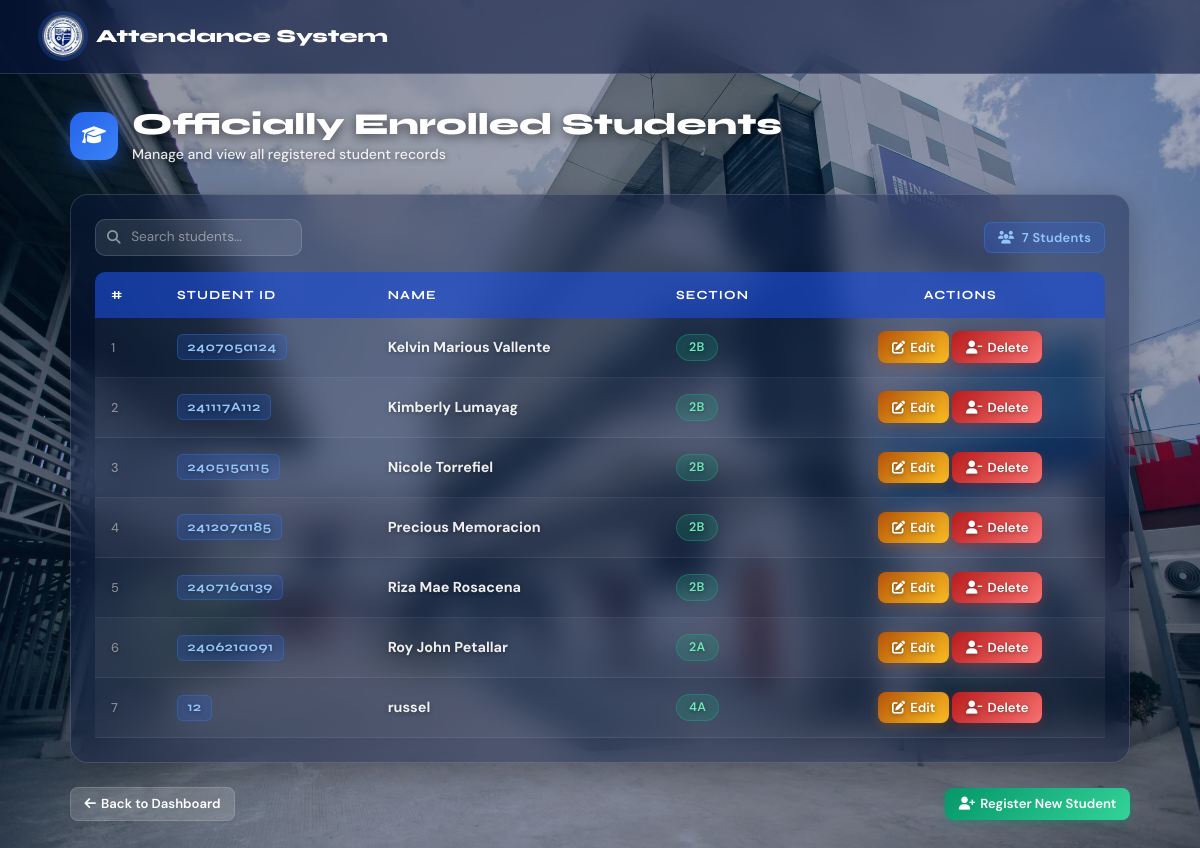
The app's page /admin/students.php (signed in) with its own data.
### tables this page shows
CREATE TABLE `students` (
  `id` int(11) NOT NULL,
  `student_id` varchar(50) DEFAULT NULL,
  `name` varchar(100) DEFAULT NULL,
  `password` varchar(255) DEFAULT NULL,
  `section` varchar(50) DEFAULT NULL
);

### admin/students.php (the view, shortened to what this page needs)
<?php
include "../db_connect.php";
$result = $conn->query("SELECT * FROM students ORDER BY name ASC");
?>
<!DOCTYPE html>
<html>
<head>
    <link href="https://cdn.jsdelivr.net/npm/bootstrap@5.3.2/dist/css/bootstrap.min.css" rel="stylesheet">
    <link href="https://cdnjs.cloudflare.com/ajax/libs/font-awesome/6.5.0/css/all.min.css" rel="stylesheet">
</head>
<body>
<nav class="navbar navbar-expand-lg navbar-dark">
    <div class="container">
        <span class="navbar-brand d-flex align-items-center">
            <img src="../img/icas_logo.jpeg" alt="Logo">
            Attendance System
        </span>
    </div>
</nav>
<div class="main-wrap">
    <div class="page-heading anim d1">
        <div class="icon-badge"><i class="fa fa-graduation-cap"></i></div>
        <div>
            <h3>Officially Enrolled Students</h3>
            <p>Manage and view all registered student records</p>
        </div>
    </div>
    <div class="glass-panel anim d2">
        <div class="d-flex align-items-center justify-content-between flex-wrap gap-2 mb-3">
            <div class="search-wrap">
                <i class="fa fa-search"></i>
                <input type="text" id="searchInput" placeholder="Search students…" onkeyup="filterTable()">
            </div>
            <span class="count-badge">
                <i class="fa fa-users me-1"></i>
                <?= $result->num_rows ?> Students
            </span>
        </div>
        <div class="table-responsive">
            <table class="table" id="studentTable">
                <thead>
                    <tr>
                        <th>#</th>
                        <th>Student ID</th>
                        <th>Name</th>
                        <th>Section</th>
                        <th style="text-align:center;">Actions</th>
                    </tr>
                </thead>
                <tbody>
                    <?php
                    if($result->num_rows > 0){
                        $i = 1;
                        while($row = $result->fetch_assoc()){
                            echo "<tr>
                                    <td style='color:rgba(255,255,255,0.45);font-size:0.8rem;'>{$i}</td>
                                    <td><span class='id-pill'>{$row['student_id']}</span></td>
                                    <td><strong>{$row['name']}</strong></td>
                                    <td><span class='section-badge'>{$row['section']}</span></td>
                                    <td style='text-align:center;'>
                                        <a href='edit_student.php?id={$row['student_id']}' class='btn btn-warning'>
                                            <i class='fa fa-edit'></i> Edit
                                        </a>
                                        <a href='students.php?delete_id={$row['student_id']}' class='btn btn-danger'
                                           onclick=\"return confirm('Delete this student?');\">
                                            <i class='fa fa-user-minus'></i> Delete
                                        </a>
                                    </td>
                                  </tr>";
                            $i++;
                        }
                    } else {
                        echo "<tr class='empty-state'><td colspan='5'><i class='fa fa-inbox me-2'></i>No students registered yet.</td></tr>";
                    }
                    ?>
                </tbody>
            </table>
        </div>
    </div>
    <div class="bottom-bar anim d3">
        <a href="dashboard.php" class="btn btn-secondary">
            <i class="fa fa-arrow-left"></i> Back to Dashboard
        </a>
        <a href="register.php" class="btn btn-success">
            <i class="fa fa-user-plus"></i> Register New Student
        </a>
    </div>
</div>
</body>
</html>

### records on screen
students: student "240705a124", name "Kelvin Marious Vallente", section "2B"
students: student "241117A112", name "Kimberly Lumayag", section "2B"
students: student "240515a115", name "Nicole Torrefiel", section "2B"
students: student "241207a185", name "Precious Memoracion", section "2B"
students: student "240716a139", name "Riza Mae Rosacena", section "2B"
students: student "240621a091", name "Roy John Petallar", section "2A"
students: student "12", name "russel", section "4A"

### other values on screen
$result->num_rows "7"
